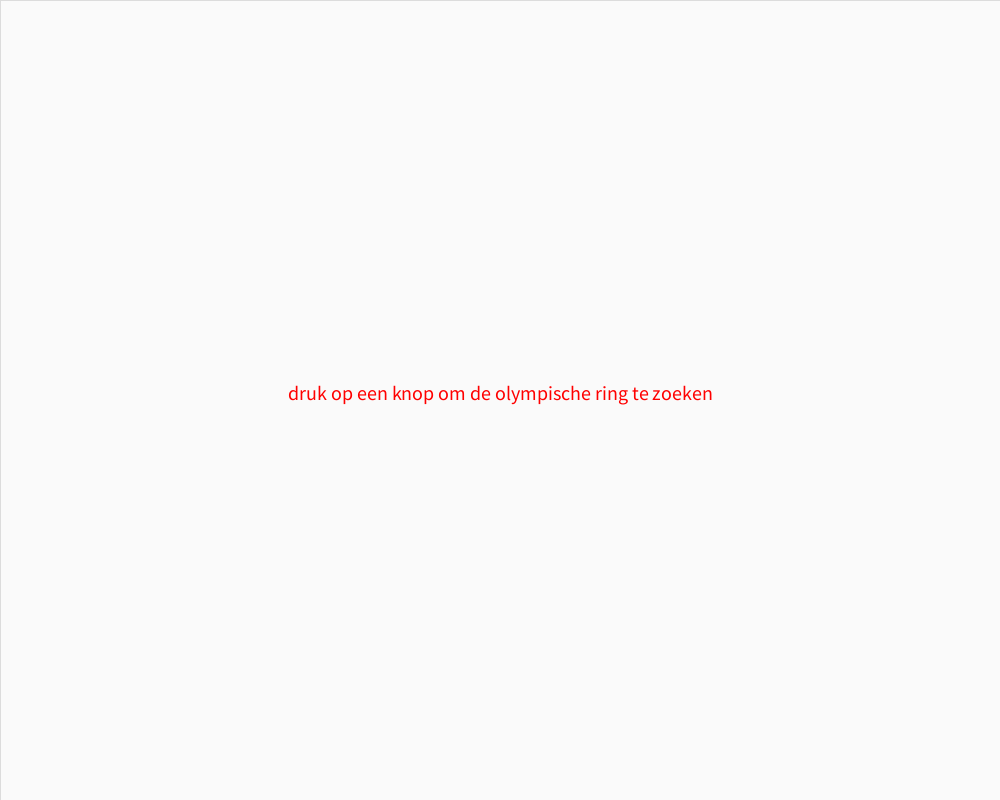
Frame 1 (no input)
Frame 60 (the mouse pressed at the canvas centre just before this capture): identical to frame 1, image omitted
Frame 120 (the mouse held since frame 60 and released just before this capture): identical to frame 1, image omitted

The Processing sketch that drew this single still picture (run headless with seeded random() and noise(); from frame 60 on, the mouse is pressed at the canvas centre):

// Processing sketch: ProcessingProject_VakantieTaak_3_pde
// ── ProcessingProject_VakantieTaak_3_pde.pde
String gameState;
int h = 250;
int y = 275;
int y2 =375; 
float start = 0;
float stop = 0.01745329252;
float compleet = 6.2831853072;
boolean State = true;

void setup()
{
  size(1000,800);
  gameState = "START";
}

void draw()
{
 clearBackground();
 if(gameState == "START"){
   startGame();
 }else if(gameState == "PlAY"){
   PlayGame();
 }else if(gameState == "END"){
   delay(1000);
   EndGame();
   stop = 0.01745329252 ;
 }
}

void startGame()
{
  textAlign(CENTER);
  textSize(20);
  fill(255,0,0);
  text("druk op een knop om de olympische ring te zoeken", width/2, height/2);
  if (keyPressed==true)
  {
    gameState = "PlAY";
  }
}
void PlayGame()
{
  noFill();
  strokeWeight(8);
  if (mousePressed == State && mouseX>0 && mouseX<250 && mouseY>275 && mouseY<525) // Ik kies een situatie voor de variabele-versie omdat het meer flexiebeler is.
    {
      stop = compleet ;
      gameState = "END";
      
    }

 stroke(0,0,250); //blauw
 arc(250,y,h,h,start,stop);
 stroke(0,0,0); //zwart
 arc(500,y,h,h,start,compleet);
 stroke(250,0,0); //rood
 arc(750,y,h,h,start,compleet);
 stroke(250,200,0); //geel
 arc(375,y2,h,h,start,compleet);
 stroke(0,250,0); //groen
 arc(625,y2,h,h,start,compleet); 
  
}
void clearBackground()
{
  strokeWeight(0);
  fill(250,250,250);
  rect(0,0,width,height);
}

void EndGame()
{
  fill(0,0,0);
  rect(0,0,width,height);
  fill(250,250,250);
  textAlign(CENTER);
  textSize(20);
  text("Klik in de vierkant om opnieuw te spelen.",width/2, height/2);
  rect(400,450,200,100,CENTER);
  if (mousePressed==true && mouseX>400 && mouseX<600 && mouseY>450 && mouseY<550)
  {
    gameState = "PlAY"; 
  }
}
